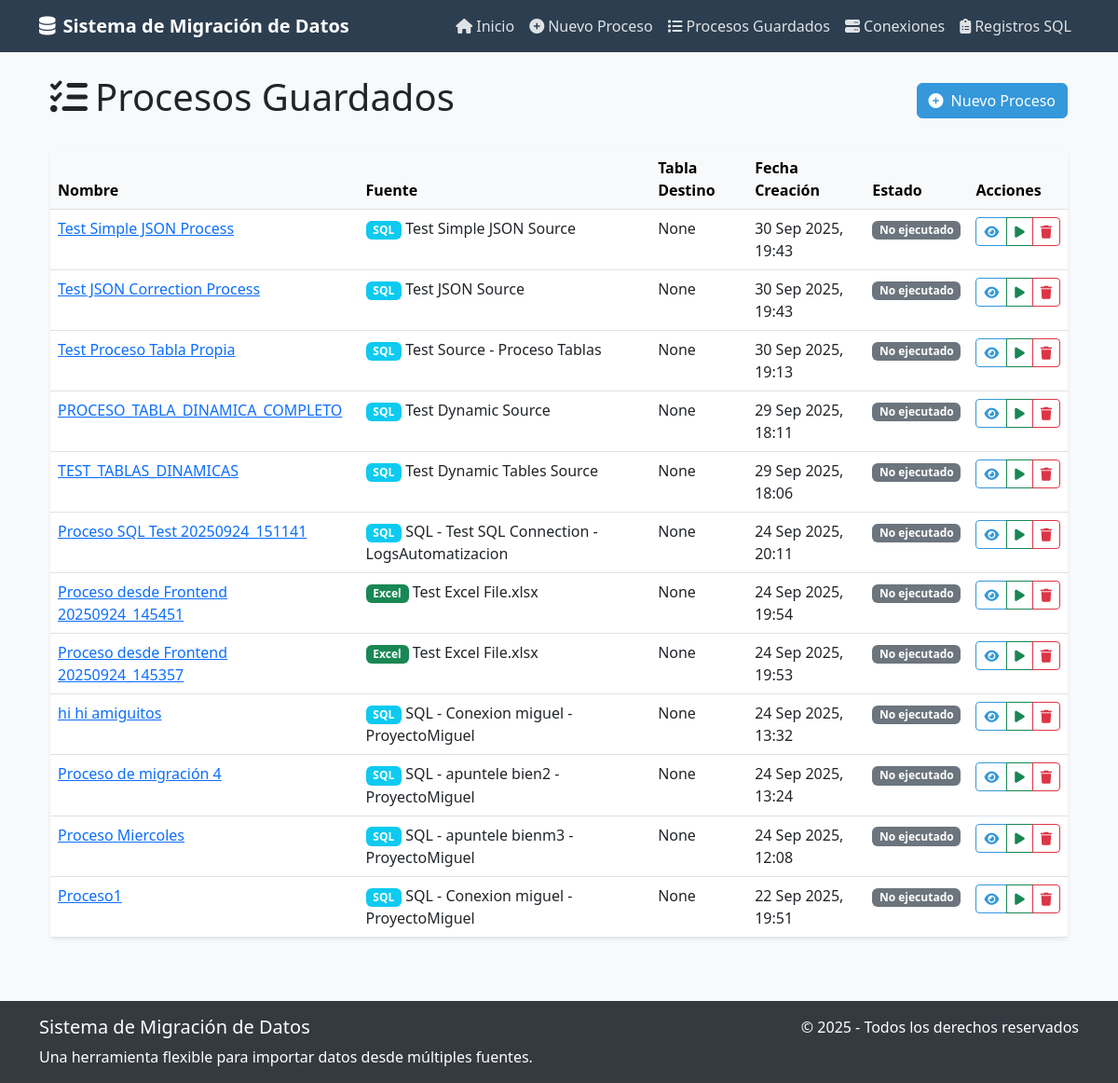
/automatizacion/process/list/, run on an earlier commit of the app's database.
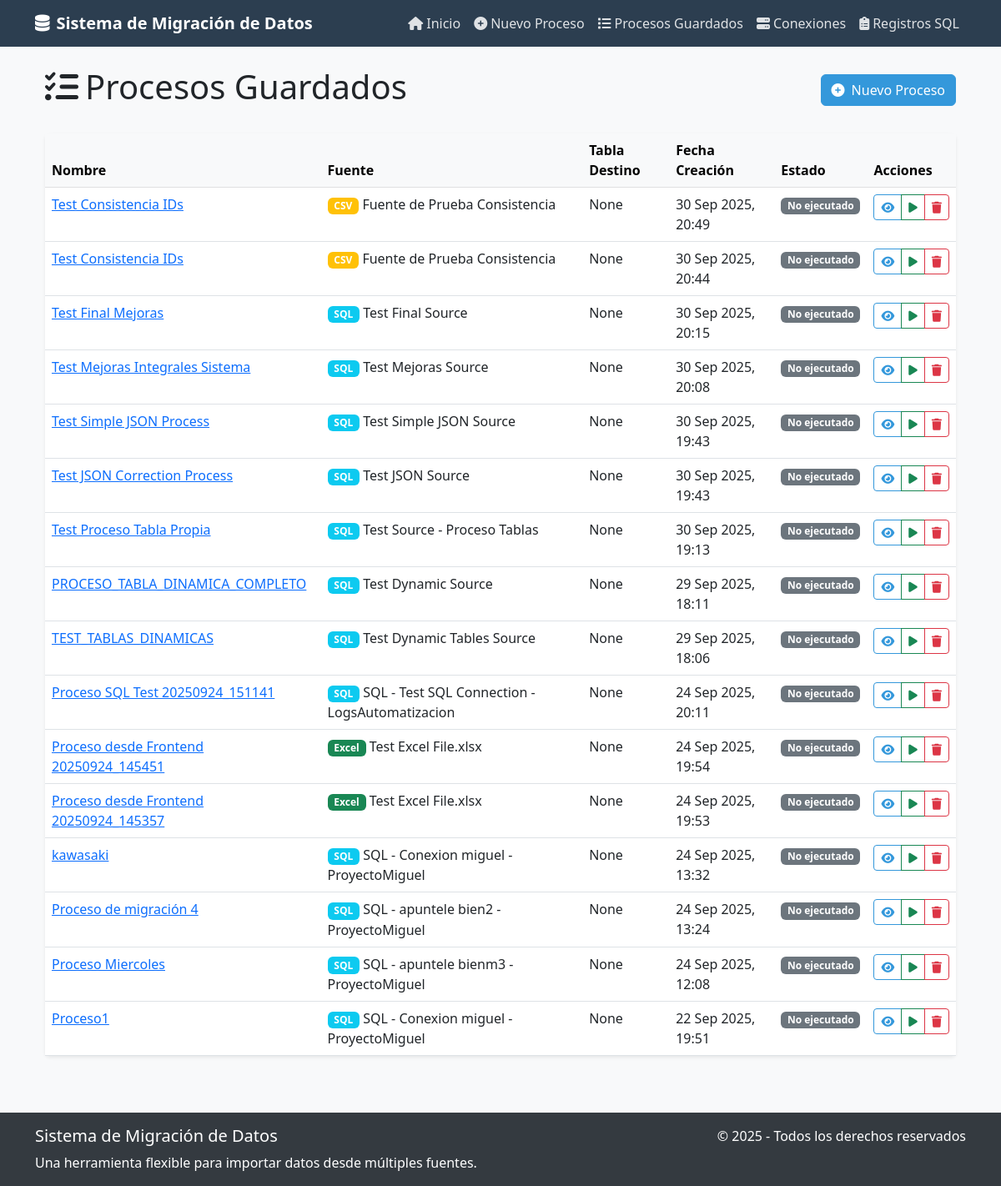
And on a later commit of the database.
### automatizacion/models.py (models this page shows, shortened)
class MigrationProcess(models.Model):
    STATUS_CHOICES = [
        ('draft', 'Borrador'),
        ('db_selected', 'Base de datos seleccionada'),
        ('tables_selected', 'Tablas seleccionadas'),
        ('columns_selected', 'Columnas seleccionadas'),
        ('configured', 'Configurado'),
        ('validated', 'Validado'),
        ('ready', 'Listo para ejecutar'),
        ('running', 'En ejecución'),
        ('completed', 'Completado'),
        ('failed', 'Fallido'),
    ]
    name = models.CharField(max_length=255)
    description = models.TextField(blank=True, null=True)
    source = models.ForeignKey(DataSource, on_delete=models.CASCADE, related_name='processes')
    selected_sheets = models.JSONField(null=True, blank=True)  # Lista de hojas seleccionadas
    selected_database = models.CharField(max_length=100, blank=True, null=True)  # Base de datos seleccionada
    selected_tables = models.JSONField(null=True, blank=True)  # Lista de tablas seleccionadas
    selected_columns = models.JSONField(null=True, blank=True)  # Dict de columnas seleccionadas por tabla/hoja
    target_db_name = models.CharField(max_length=100, default='default')
    target_db_connection = models.ForeignKey(DatabaseConnection, on_delete=models.SET_NULL, null=True, blank=True, related_name='target_processes')
    target_table = models.CharField(max_length=100, blank=True, null=True)  # Tabla de destino
    status = models.CharField(max_length=20, choices=STATUS_CHOICES, default='draft')
    created_at = models.DateTimeField(auto_now_add=True)
    last_run = models.DateTimeField(null=True, blank=True)
    allow_rollback = models.BooleanField(default=True)
    last_checkpoint = models.JSONField(null=True, blank=True)  # Para almacenar puntos de restauración

class DataSource(models.Model):
    TYPE_CHOICES = [
        ('excel', 'Excel (.xlsx)'),
        ('csv', 'CSV'),
        ('sql', 'SQL Server'),
    ]
    name = models.CharField(max_length=255)
    source_type = models.CharField(max_length=20, choices=TYPE_CHOICES)
    file_path = models.CharField(max_length=255, blank=True, null=True)  # Solo para archivos
    connection = models.ForeignKey(DatabaseConnection, on_delete=models.SET_NULL, null=True, blank=True)  # Solo para SQL
    created_at = models.DateTimeField(auto_now_add=True)

### automatizacion/views.py (the view)
# urls.py: path('process/list/', views.list_processes, name='list_processes'),
def list_processes(request):
    processes = MigrationProcess.objects.all().order_by('-created_at')
    return render(request, 'automatizacion/list_processes.html', {'processes': processes})

### automatizacion/templates/automatizacion/list_processes.html (shortened to what this page needs)
{% extends 'base.html' %}
{% load static %}
{% block content %}
<div class="container mt-4">
    <div class="d-flex justify-content-between align-items-center mb-4">
        <h1><i class="fas fa-tasks me-2"></i>Procesos Guardados</h1>
        <a href="{% url 'automatizacion:new_process' %}" class="btn btn-primary">
            <i class="fas fa-plus-circle me-2"></i>Nuevo Proceso
        </a>
    </div>
    <div class="row">
        <div class="col">
            <div class="card shadow-sm">
                <div class="card-body p-0">
                    {% if processes %}
                    <div class="table-responsive">
                        <table class="table table-hover mb-0">
                            <thead class="table-light">
                                <tr>
                                    <th>Nombre</th>
                                    <th>Fuente</th>
                                    <th>Tabla Destino</th>
                                    <th>Fecha Creación</th>
                                    <th>Estado</th>
                                    <th>Acciones</th>
                                </tr>
                            </thead>
                            <tbody>
                                {% for process in processes %}
                                <tr>
                                    <td>
                                        <a href="{% url 'automatizacion:view_process' process_id=process.id %}">
                                            {{ process.name }}
                                        </a>
                                    </td>
                                    <td>
                                        {% if process.source.source_type == 'excel' %}
                                            <span class="badge bg-success">Excel</span>
                                        {% elif process.source.source_type == 'csv' %}
                                            <span class="badge bg-warning">CSV</span>
                                        {% elif process.source.source_type == 'sql' %}
                                            <span class="badge bg-info">SQL</span>
                                        {% else %}
                                            <span class="badge bg-secondary">{{ process.source.source_type }}</span>
                                        {% endif %}
                                        {{ process.source.name }}
                                    </td>
                                    <td>{{ process.target_table }}</td>
                                    <td>{{ process.created_at|date:"j M Y, H:i" }}</td>
                                    <td>
                                        {% if process.latest_log %}
                                            {% if process.latest_log.status == 'completed' %}
                                                <span class="badge bg-success">Completado</span>
                                            {% elif process.latest_log.status == 'failed' %}
                                                <span class="badge bg-danger">Error</span>
                                            {% elif process.latest_log.status == 'started' %}
                                                <span class="badge bg-warning">En Proceso</span>
                                            {% else %}
                                                <span class="badge bg-secondary">{{ process.latest_log.status }}</span>
                                            {% endif %}
                                        {% else %}
                                            <span class="badge bg-secondary">No ejecutado</span>
                                        {% endif %}
                                    </td>
                                    <td>
                                        <div class="btn-group">
                                            <a href="{% url 'automatizacion:view_process' process_id=process.id %}" class="btn btn-sm btn-outline-primary">
                                                <i class="fas fa-eye"></i>
                                            </a>
                                            <a href="{% url 'automatizacion:run_process' process_id=process.id %}" class="btn btn-sm btn-outline-success">
                                                <i class="fas fa-play"></i>
                                            </a>
                                            <a href="{% url 'automatizacion:delete_process' process_id=process.id %}" class="btn btn-sm btn-outline-danger">
                                                <i class="fas fa-trash"></i>
                                            </a>
                                        </div>
                                    </td>
                                </tr>
                                {% endfor %}
                            </tbody>
                        </table>
                    </div>
                    {% else %}
                    <div class="alert alert-info m-3">
                        No hay procesos guardados. <a href="{% url 'automatizacion:new_process' %}">Crear un nuevo proceso</a>.
                    </div>
                    {% endif %}
                </div>
            </div>
        </div>
    </div>
</div>
{% endblock %}

### proyecto_automatizacion/templates/base.html (shortened to what this page needs)
<!DOCTYPE html>
<html lang="es">
<head>
    <link href="https://cdn.jsdelivr.net/npm/bootstrap@5.3.0/dist/css/bootstrap.min.css" rel="stylesheet">
    <link rel="stylesheet" href="https://cdnjs.cloudflare.com/ajax/libs/font-awesome/6.4.0/css/all.min.css">
</head>
<body>
    <nav class="navbar navbar-expand-lg navbar-dark mb-4">
        <div class="container">
            <a class="navbar-brand" href="{% url 'automatizacion:index' %}">
                <i class="fas fa-database me-2"></i>Sistema de Migración de Datos
            </a>
            <div class="collapse navbar-collapse" id="navbarNav">
                <ul class="navbar-nav ms-auto">
                    <li class="nav-item">
                        <a class="nav-link" href="{% url 'automatizacion:index' %}">
                            <i class="fas fa-home me-1"></i>Inicio
                        </a>
                    </li>
                    <li class="nav-item">
                        <a class="nav-link" href="{% url 'automatizacion:new_process' %}">
                            <i class="fas fa-plus-circle me-1"></i>Nuevo Proceso
                        </a>
                    </li>
                    <li class="nav-item">
                        <a class="nav-link" href="{% url 'automatizacion:list_processes' %}">
                            <i class="fas fa-list me-1"></i>Procesos Guardados
                        </a>
                    </li>
                    <li class="nav-item">
                        <a class="nav-link" href="{% url 'automatizacion:list_connections' %}">
                            <i class="fas fa-server me-1"></i>Conexiones
                        </a>
                    </li>
                    <li class="nav-item">
                        <a class="nav-link" href="{% url 'automatizacion:view_logs' %}">
                            <i class="fas fa-clipboard-list me-1"></i>Registros SQL
                        </a>
                    </li>
                </ul>
            </div>
        </div>
    </nav>
    <div class="container mb-5">
        {% block content %}{% endblock %}
    </div>
    <footer class="footer mt-auto py-3">
        <div class="container">
            <div class="row">
                <div class="col-md-6">
                    <h5>Sistema de Migración de Datos</h5>
                    <p class="mb-0">Una herramienta flexible para importar datos desde múltiples fuentes.</p>
                </div>
                <div class="col-md-6 text-md-end">
                    <p class="mb-0">&copy; 2025 - Todos los derechos reservados</p>
                </div>
            </div>
        </div>
    </footer>
</body>
</html>

### proyecto_automatizacion/templates/base.html (style rules this page uses)
:root { --primary-color: #3498db; --secondary-color: #2c3e50; --accent-color: #e74c3c; --light-bg: #f8f9fa; --dark-bg: #343a40; }
body { font-family: 'Segoe UI', Tahoma, Geneva, Verdana, sans-serif; background-color: var(--light-bg); }
.navbar { background-color: var(--secondary-color); }
.navbar-brand { font-weight: 600; color: white; }
.nav-link { color: rgba(255, 255, 255, 0.85); transition: color 0.3s; }
.btn-primary { background-color: var(--primary-color); border-color: var(--primary-color); }
.btn-outline-primary { color: var(--primary-color); border-color: var(--primary-color); }
.card { box-shadow: 0 4px 6px rgba(0, 0, 0, 0.1); border: none; transition: transform 0.3s; margin-bottom: 20px; }
.footer { background-color: var(--dark-bg); color: white; padding: 20px 0; margin-top: 50px; }

What changed in the data, as far as the page shows it:
added MigrationProcess: name "Test Consistencia IDs", shows "CSV", source.name "Fuente de Prueba Consistencia", target_table "None", created_at "30 Sep 2025, 20:49"
added MigrationProcess: name "Test Consistencia IDs", shows "CSV", source.name "Fuente de Prueba Consistencia", target_table "None", created_at "30 Sep 2025, 20:44"
added MigrationProcess: name "Test Final Mejoras", shows "SQL", source.name "Test Final Source", target_table "None", created_at "30 Sep 2025, 20:15"
added MigrationProcess: name "Test Mejoras Integrales Sistema", shows "SQL", source.name "Test Mejoras Source", target_table "None", created_at "30 Sep 2025, 20:08"
changed MigrationProcess: name "hi hi amiguitos" → "kawasaki"
